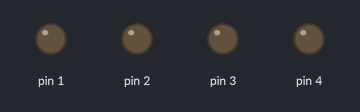
Simulated run of this sketch. Board: Arduino Uno, built with avr-gcc and run on an emulated ATmega328P. Shown: output pins drawn as LEDs (lit = HIGH).

Above: at 0.65 s.
At 2.15 s:
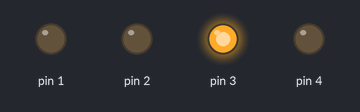
At 2.75 s:
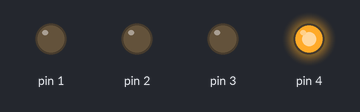
At 4.85 s:
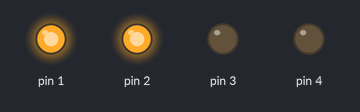
At 6.95 s:
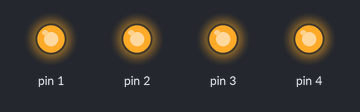
At 8.95 s:
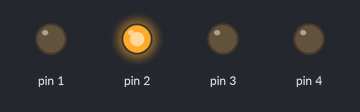
Timing chart, 0 to 9.6 s (numbered marks = the images above):
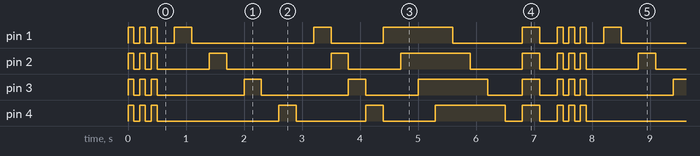

The sketch:

MultipleLEDs.ino
```cpp
void setup() {
pinMode(1,OUTPUT);
pinMode(2,OUTPUT);
pinMode(3,OUTPUT);
pinMode(4,OUTPUT);
}

void loop() {
digitalWrite(1,HIGH);
digitalWrite(2,HIGH);
digitalWrite(3,HIGH);
digitalWrite(4,HIGH);
delay(100);
digitalWrite(1,LOW);
digitalWrite(2,LOW);
digitalWrite(3,LOW);
digitalWrite(4,LOW);
delay(100);
digitalWrite(1,HIGH);
digitalWrite(2,HIGH);
digitalWrite(3,HIGH);
digitalWrite(4,HIGH);
delay(100);
digitalWrite(1,LOW);
digitalWrite(2,LOW);
digitalWrite(3,LOW);
digitalWrite(4,LOW);
delay(100);
digitalWrite(1,HIGH);
digitalWrite(2,HIGH);
digitalWrite(3,HIGH);
digitalWrite(4,HIGH);
delay(100);
digitalWrite(1,LOW);
digitalWrite(2,LOW);
digitalWrite(3,LOW);
digitalWrite(4,LOW);
delay(300);
digitalWrite(1,HIGH);
delay(300);
digitalWrite(1,LOW);
delay(300);
digitalWrite(2,HIGH);
delay(300);
digitalWrite(2,LOW);
delay(300);
digitalWrite(3,HIGH);
delay(300);
digitalWrite(3,LOW);
delay(300);
digitalWrite(4,HIGH);
delay(300);
digitalWrite(4,LOW);
delay(300);
digitalWrite(1,HIGH);
delay(300);
digitalWrite(1,LOW);
digitalWrite(2,HIGH);
delay(300);
digitalWrite(2,LOW);
digitalWrite(3,HIGH);
delay(300);
digitalWrite(3,LOW);
digitalWrite(4,HIGH);
delay(300);
digitalWrite(4,LOW);
digitalWrite(1,HIGH);
delay(300);
digitalWrite(2,HIGH);
delay(300);
digitalWrite(3,HIGH);
delay(300);
digitalWrite(4,HIGH);
delay(300);
digitalWrite(1,LOW);
delay(300);
digitalWrite(2,LOW);
delay(300);
digitalWrite(3,LOW);
delay(300);
digitalWrite(4,LOW);
delay(300);
digitalWrite(1,HIGH);
digitalWrite(2,HIGH);
digitalWrite(3,HIGH);
digitalWrite(4,HIGH);
delay(300);
digitalWrite(1,LOW);
digitalWrite(2,LOW);
digitalWrite(3,LOW);
digitalWrite(4,LOW);
delay(300);
}
```

Measured:
- by itself, pin 3: repeats every 7.4 s: 2 × (LOW 0.10 s, HIGH 0.10 s), 2 × (LOW 1.5 s, HIGH 0.30 s), LOW 0.90 s, HIGH 1.2 s, LOW 0.60 s, HIGH 0.30 s, LOW 0.30 s, HIGH 0.10 s
- by itself, pin 1: repeats every 7.4 s: 2 × (LOW 0.10 s, HIGH 0.10 s), LOW 0.30 s, HIGH 0.30 s, LOW 2.1 s, HIGH 0.30 s, LOW 0.90 s, HIGH 1.2 s, LOW 1.2 s, HIGH 0.30 s, LOW 0.30 s, HIGH 0.10 s
- by itself, everything shown: repeats every 7.4 s, in 28 steps
